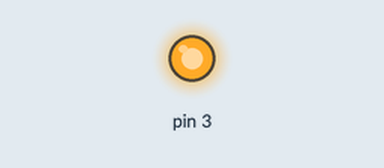
This sketch was run on a simulated Arduino Uno, built with avr-gcc and run on an emulated ATmega328P. Parts: output pins drawn as LEDs (lit = HIGH). What the sketch prints to the serial monitor is not drawn.

Above: at 0.1 s.
Timing chart, 0 to 1.6 s (numbered marks = the images above):
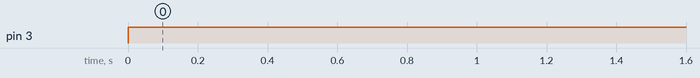

Measured:
- by itself, pin 3: LOW → HIGH at 0.00 s

The sketch:

LED_Buzzer.ino
```cpp
void setup() {
  // Initialize the digital pin as an output
  pinMode(3, OUTPUT);
  // Start the Serial Monitor
  Serial.begin(9600);
}

void loop() {
  // Turn on the LED/Buzzer
  digitalWrite(3, HIGH);
  // Print a message to the serial monitor to confirm the LED/Buzzer is on
  Serial.println("LED/Buzzer is ON");
  // Delay to avoid flooding the serial monitor with too many messages
  delay(1000);
}
```
